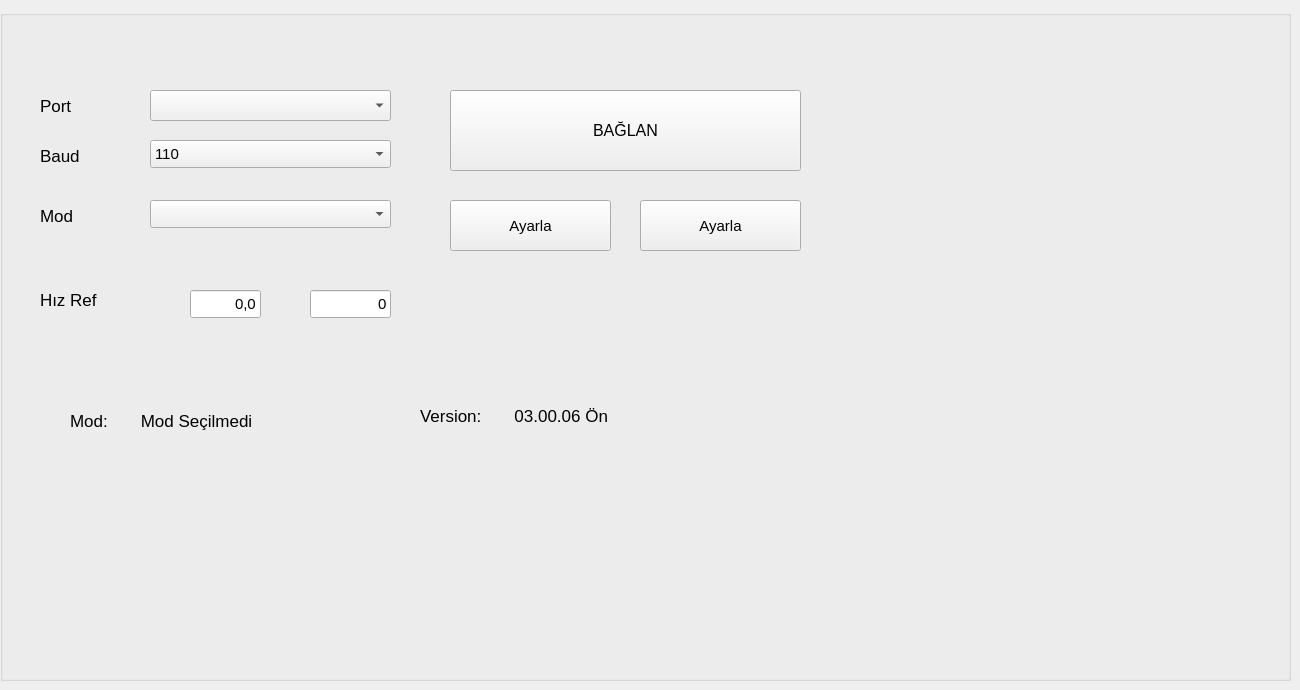
    <widget class="QWidget" name="tab_2">
     <attribute name="title">
      <string>Ayarlar</string>
     </attribute>
     <widget class="QGroupBox" name="ayarlar">
      <property name="geometry">
       <rect>
        <x>0</x>
        <y>10</y>
        <width>1291</width>
        <height>671</height>
       </rect>
      </property>
      <property name="font">
       <font>
        <pointsize>11</pointsize>
       </font>
      </property>
      <property name="title">
       <string/>
      </property>
      <widget class="QLabel" name="Port">
       <property name="geometry">
        <rect>
         <x>40</x>
         <y>80</y>
         <width>61</width>
         <height>31</height>
        </rect>
       </property>
       <property name="font">
        <font>
         <pointsize>13</pointsize>
        </font>
       </property>
       <property name="text">
        <string>Port</string>
       </property>
      </widget>
      <widget class="QLabel" name="Baud">
       <property name="geometry">
        <rect>
         <x>40</x>
         <y>130</y>
         <width>61</width>
         <height>31</height>
        </rect>
       </property>
       <property name="font">
        <font>
         <pointsize>13</pointsize>
        </font>
       </property>
       <property name="text">
        <string>Baud</string>
       </property>
      </widget>
      <widget class="QLabel" name="Mod">
       <property name="geometry">
        <rect>
         <x>40</x>
         <y>190</y>
         <width>61</width>
         <height>31</height>
        </rect>
       </property>
       <property name="font">
        <font>
         <pointsize>13</pointsize>
        </font>
       </property>
       <property name="text">
        <string>Mod</string>
       </property>
      </widget>
      <widget class="QLabel" name="HizRef">
       <property name="geometry">
        <rect>
         <x>40</x>
         <y>280</y>
         <width>91</width>
         <height>20</height>
        </rect>
       </property>
       <property name="font">
        <font>
         <pointsize>13</pointsize>
        </font>
       </property>
       <property name="text">
        <string>Hız Ref</string>
       </property>
      </widget>
      <widget class="QLabel" name="Mod_2">
       <property name="geometry">
        <rect>
         <x>70</x>
         <y>370</y>
         <width>261</width>
         <height>81</height>
        </rect>
       </property>
       <property name="font">
        <font>
         <pointsize>13</pointsize>
        </font>
       </property>
       <property name="text">
        <string>Mod:       Mod Seçilmedi</string>
       </property>
      </widget>
      <widget class="QLabel" name="Version">
       <property name="geometry">
        <rect>
         <x>420</x>
         <y>380</y>
         <width>291</width>
         <height>51</height>
        </rect>
       </property>
       <property name="font">
        <font>
         <pointsize>13</pointsize>
        </font>
       </property>
       <property name="text">
        <string>Version:       03.00.06 Ön</string>
       </property>
      </widget>
      <widget class="QComboBox" name="comboBox">
       <property name="geometry">
        <rect>
         <x>150</x>
         <y>80</y>
         <width>241</width>
         <height>31</height>
        </rect>
       </property>
      </widget>
      <widget class="QComboBox" name="comboBox_2">
       <property name="geometry">
        <rect>
         <x>150</x>
         <y>130</y>
         <width>241</width>
         <height>28</height>
        </rect>
       </property>
       <item>
        <property name="text">
         <string>110</string>
        </property>
       </item>
       <item>
        <property name="text">
         <string>300</string>
        </property>
       </item>
       <item>
        <property name="text">
         <string>600</string>
        </property>
       </item>
       <item>
        <property name="text">
         <string>1200</string>
        </property>
       </item>
       <item>
        <property name="text">
         <string>2400</string>
        </property>
       </item>
       <item>
        <property name="text">
         <string>4800</string>
        </property>
       </item>
       <item>
        <property name="text">
         <string>9600</string>
        </property>
       </item>
       <item>
        <property name="text">
         <string>14400</string>
        </property>
       </item>
       <item>
        <property name="text">
         <string>19200</string>
        </property>
       </item>
       <item>
        <property name="text">
         <string>28800</string>
        </property>
       </item>
       <item>
        <property name="text">
         <string>38400</string>
        </property>
       </item>
       <item>
        <property name="text">
         <string>56000</string>
        </property>
       </item>
       <item>
        <property name="text">
         <string>57600</string>
        </property>
       </item>
       <item>
        <property name="text">
         <string>115200</string>
        </property>
       </item>
       <item>
        <property name="text">
         <string>230400</string>
        </property>
       </item>
       <item>
        <property name="text">
         <string>Custom Rate</string>
        </property>
       </item>
       <item>
        <property name="text">
         <string>None</string>
        </property>
       </item>
      </widget>
      <widget class="QComboBox" name="comboBox_3">
       <property name="geometry">
        <rect>
         <x>150</x>
         <y>190</y>
         <width>241</width>
         <height>28</height>
        </rect>
       </property>
      </widget>
      <widget class="QLineEdit" name="lineEdit_137">
       <property name="geometry">
        <rect>
         <x>190</x>
         <y>280</y>
         <width>71</width>
         <height>28</height>
        </rect>
       </property>
       <property name="font">
        <font>
         <pointsize>11</pointsize>
        </font>
       </property>
       <property name="text">
        <string>0,0</string>
       </property>
       <property name="alignment">
        <set>Qt::AlignRight|Qt::AlignTrailing|Qt::AlignVCenter</set>
       </property>
      </widget>
      <widget class="QLineEdit" name="lineEdit_138">
       <property name="geometry">
        <rect>
         <x>310</x>
         <y>280</y>
         <width>81</width>
         <height>28</height>
        </rect>
       </property>
       <property name="text">
        <string>0</string>
       </property>
       <property name="alignment">
        <set>Qt::AlignRight|Qt::AlignTrailing|Qt::AlignVCenter</set>
       </property>
      </widget>
      <widget class="QPushButton" name="BaglantiyiKes">
       <property name="geometry">
        <rect>
         <x>450</x>
         <y>80</y>
         <width>351</width>
         <height>81</height>
        </rect>
       </property>
       <property name="font">
        <font>
         <pointsize>12</pointsize>
        </font>
       </property>
       <property name="text">
        <string>BAĞLAN</string>
       </property>
      </widget>
      <widget class="QPushButton" name="Ayarla">
       <property name="geometry">
        <rect>
         <x>450</x>
         <y>190</y>
         <width>161</width>
         <height>51</height>
        </rect>
       </property>
       <property name="text">
        <string>Ayarla</string>
       </property>
      </widget>
      <widget class="QPushButton" name="Ayarla_2">
       <property name="geometry">
        <rect>
         <x>640</x>
         <y>190</y>
         <width>161</width>
         <height>51</height>
        </rect>
       </property>
       <property name="text">
        <string>Ayarla</string>
       </property>
      </widget>
     </widget>
    </widget>
